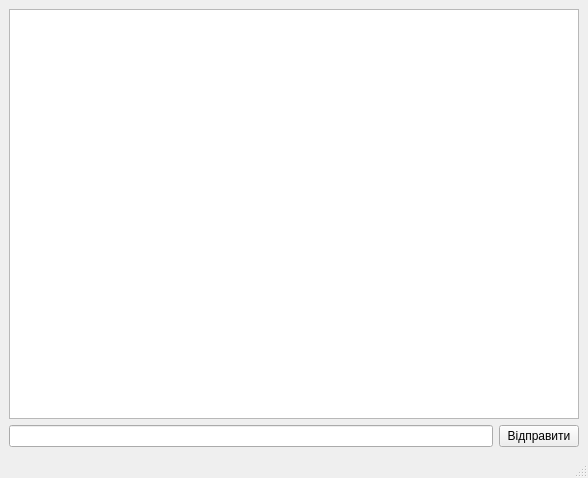
<?xml version="1.0" encoding="UTF-8"?>
<ui version="4.0">
 <class>MainWindow</class>
 <widget class="QMainWindow" name="MainWindow">
  <property name="geometry">
   <rect>
    <x>0</x>
    <y>0</y>
    <width>588</width>
    <height>478</height>
   </rect>
  </property>
  <property name="windowTitle">
   <string>KruChat</string>
  </property>
  <property name="whatsThis">
   <string/>
  </property>
  <widget class="QWidget" name="centralwidget">
   <layout class="QGridLayout" name="gridLayout">
    <item row="2" column="0">
     <widget class="QLineEdit" name="lineEdit"/>
    </item>
    <item row="2" column="1">
     <widget class="QPushButton" name="pushButton">
      <property name="text">
       <string>Відправити</string>
      </property>
     </widget>
    </item>
    <item row="0" column="0" colspan="2">
     <widget class="QTableWidget" name="tableWidget">
      <property name="editTriggers">
       <set>QAbstractItemView::NoEditTriggers</set>
      </property>
      <property name="showGrid">
       <bool>false</bool>
      </property>
      <attribute name="horizontalHeaderVisible">
       <bool>false</bool>
      </attribute>
      <attribute name="verticalHeaderVisible">
       <bool>false</bool>
      </attribute>
     </widget>
    </item>
   </layout>
  </widget>
  <widget class="QStatusBar" name="statusBar"/>
 </widget>
 <resources/>
 <connections/>
</ui>
